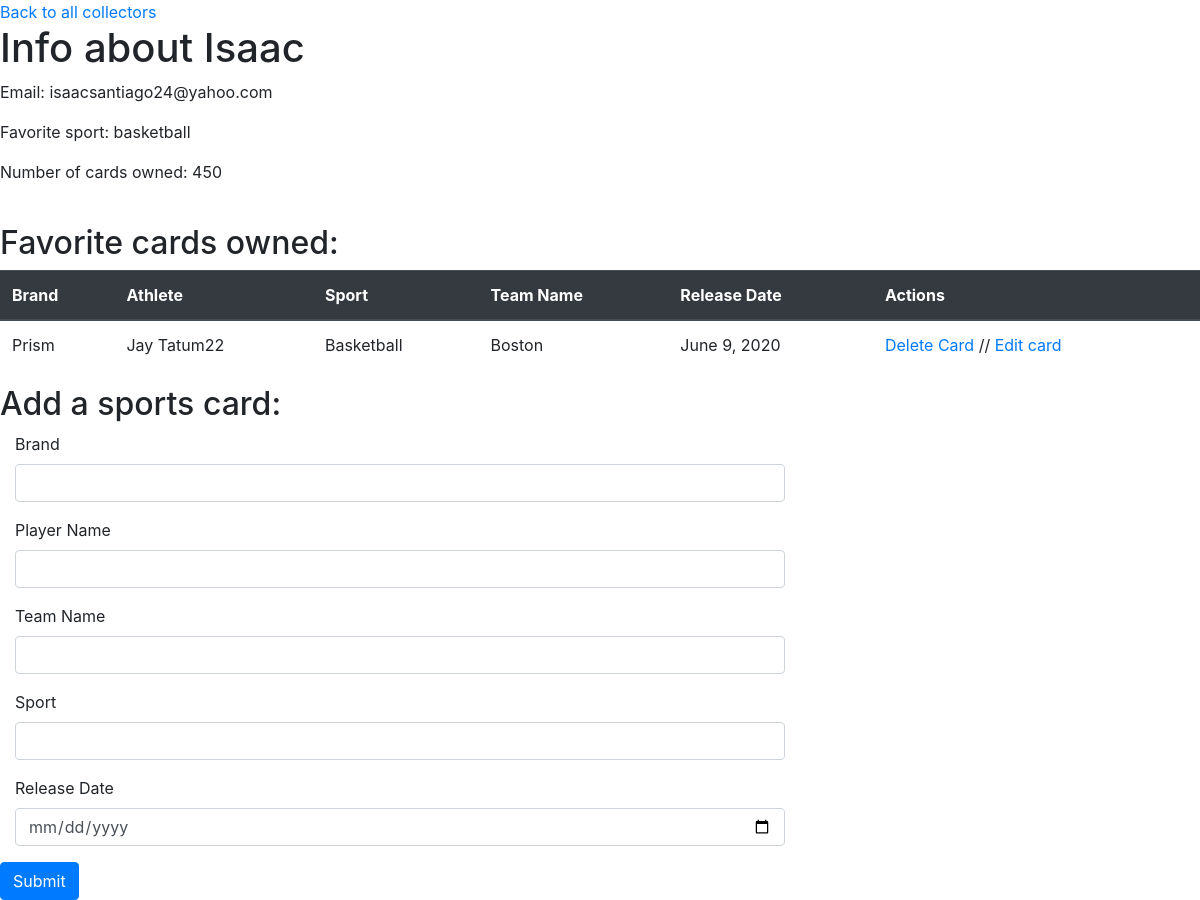
The page /collectors/6 on the database its author committed.
### main/models.py (models this page shows)
class User(models.Model):
    first_name=models.CharField(max_length=100)
    last_name=models.CharField(max_length=100)
    email=models.EmailField(unique=True)
    favorite_sport=models.TextField()
    number_of_cards_owned=models.IntegerField()
    created_at=models.DateTimeField(auto_now_add=True)
    updated_at=models.DateTimeField(auto_now=True)

class Card(models.Model):
    brand=models.CharField(max_length=50)
    player_name=models.CharField(max_length=100)
    sport=models.CharField(max_length=50)
    team_name=models.CharField(max_length=50)
    release_date=models.DateField(default="2020-04-14")
    created_at=models.DateTimeField(auto_now_add=True)
    updated_at=models.DateTimeField(auto_now=True)
    owner= models.ForeignKey(User, on_delete=models.CASCADE, related_name="cards")
    objects = CardManager()

### main/views.py (the view)
# urls.py: path("collectors/<int:user_id>", views. show_collector_page),
def show_collector_page(request, user_id):
    context={
        "user": User.objects.get(id=user_id),
        "cards": Card.objects.all()
    }
    return render(request, "show-user.html", context)

### main/templates/show-user.html (shortened to what this page needs)
<!DOCTYPE html>
<html lang="en">
<head>
    <link rel="stylesheet" href="https://stackpath.bootstrapcdn.com/bootstrap/4.5.2/css/bootstrap.min.css">
</head>
<body>
    <a href="/collectors">Back to all collectors</a>
    <h1>Info about {{user.first_name}} </h1>
    <p>Email: {{user.email}}</p>
    <p>Favorite sport: {{user.favorite_sport}}</p>
    <p>Number of cards owned: {{user.number_of_cards_owned}}</p>
    <br>
    <h2>Favorite cards owned:</h2>
    <table class="table">
        <thead class="thead-dark">
            <tr>
                <th scope="col">Brand</th>
                <th scope="col">Athlete</th>
                <th scope="col">Sport</th>
                <th scope="col">Team Name</th>
                <th scope="col">Release Date</th>
                <th scope="col">Actions</th>
            </tr>
        </thead>
        <tbody>
            {% for card in user.cards.all %}
            <tr>
                <td>{{card.brand}}</td>
                <td>{{card.player_name}}</td>
                <td>{{card.sport}}</td>
                <td>{{card.team_name}}</td>
                <td>{{card.release_date}}</td>
                <td>
                    <a href="/collectors/{{user.id}}/cards/{{card.id}}/delete">Delete Card</a> //
                    <a href="/cards/{{card.id}}/edit">Edit card</a>
                </td>
            </tr>
            {% endfor %}
        </tbody>
    </table>
        <h2>Add a sports card:</h2>
        <form action="/collectors/{{user.id}}/cards/create" method="POST">
            <div class="form-group col-sm-8">
                <label>Brand</label>
                <input type="text" class="form-control" name="brand">
            </div>
            <div class="form-group col-sm-8">
                <label>Player Name</label>
                <input type="text" class="form-control" name="player_name">
            </div>
            <div class="form-group col-sm-8">
                <label>Team Name</label>
                <input type="text" class="form-control" name="team_name">
            </div>
            <div class="form-group col-sm-8">
                <label>Sport</label>
                <input type="text" class="form-control" name="sport">
            </div>
            <div class="form-group col-sm-8">
                <label>Release Date</label>
                <input type="date" class="form-control" name="release_date">
            </div>
            <button class="btn btn-primary">Submit</button>
        </form>
</body>
</html>

### rows shown on the page
User: first_name "Isaac", email "isaacsantiago24@yahoo.com", favorite_sport "basketball", number_of_cards_owned "450"
Card: brand "Prism", player_name "Jay Tatum22", sport "Basketball", team_name "Boston", release_date "June 9, 2020"
